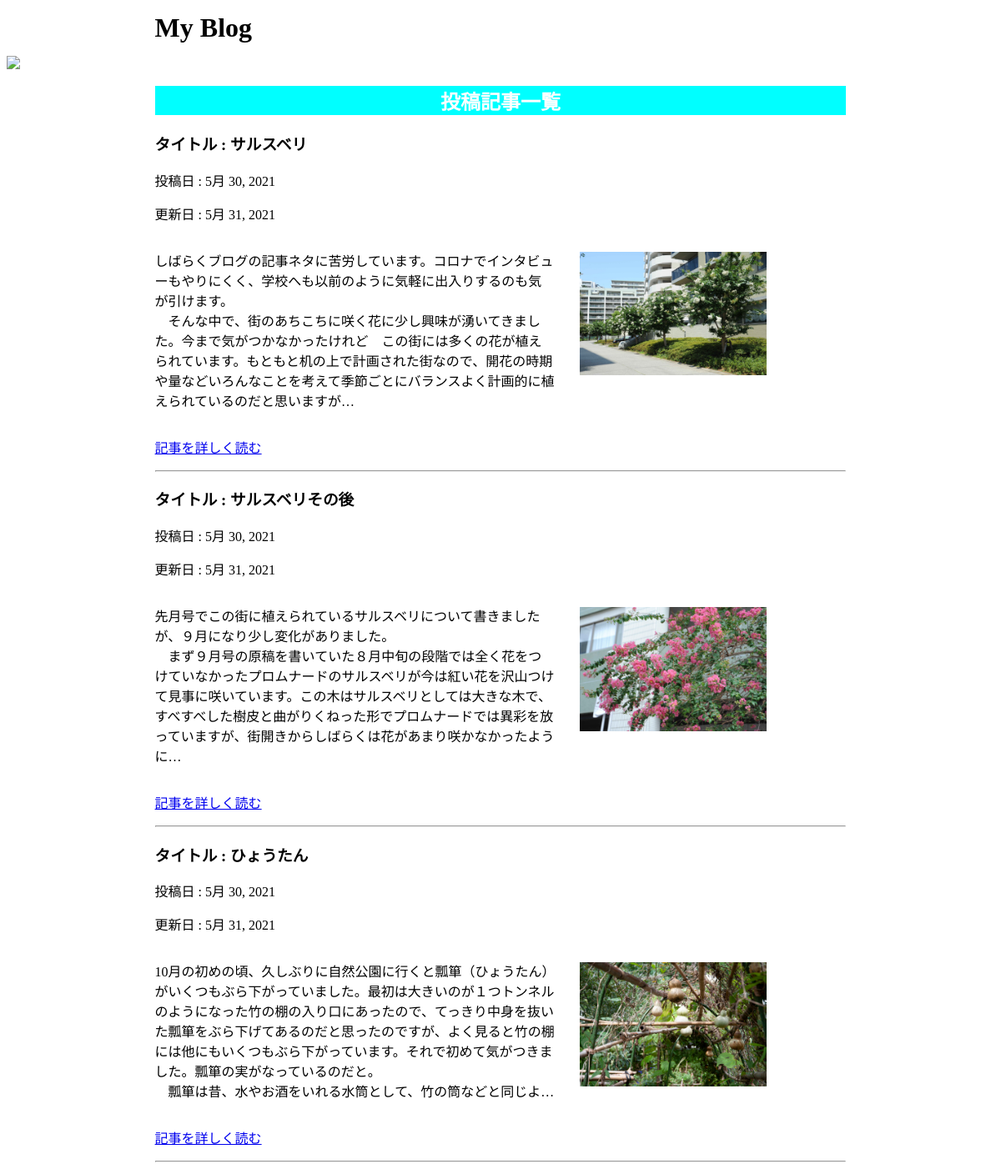
Screenshot of /blog/ with the database file from the repository.
### blog/models.py (models this page shows, shortened)
class Post(models.Model):
    title = models.CharField(max_length=40)
    text = models.TextField()
    image = models.ImageField(null = True , upload_to = "media/images/")
    posted_at = models.DateField()
    updated_at = models.DateField()

### blog/views.py (the view)
# urls.py: path("", views.index, name="index"),
def index(request):
    posts = Post.objects.all()
    params = {
        "posts":posts,
    }
    return render(request , "blog/index.html" , params)

### blog/templates/blog/index.html (shortened to what this page needs)
{% load static %}
<!DOCTYPE html>
<html lang="ja">
<head>
    <link rel="stylesheet" href="{% static 'blog/css/style.css' %}">
</head>
<body>
    <h1>My Blog</h1>
    <img src="{% static 'blog/images/TopPhoto.jpg' %}">
    <div class="container">
        <h2>投稿記事一覧</h2>
        {% for post in posts %}
        <div>
            <h3>タイトル : {{ post.title }}</h3>
            <p class="p1">投稿日 : {{ post.posted_at }}</p>
            <p class="p1">更新日 : {{ post.updated_at }}</p>
            <div class="post">
                <div class="post_text">{{ post.text|truncatechars:200|linebreaks }}</div>
                <div class="post_image"><br>
                    <img src="{{ post.image.url }}">
                </div>
            </div>
            <p class="p1"><a href="{% url 'detail' post.id %}">記事を詳しく読む</a></p>
            <hr />
        </div>
        {% endfor %}
    </div>
</body>
</html>

### blog/static/blog/css/style.css (style rules this page uses)
img { width: 100%; max-width: 1200px; margin: 0 auto 0 auto; display:block; }
.container { width: 70%; margin: 0 auto; }
h1 { font-size: 600; color: #000; width: 70%; margin: 15px auto 15px auto; }
h2 { color: #fff; text-align: center; background-color: aqua; }
.post { display: grid; grid-template-columns: 3fr 2fr; gap: 0 30px; }
.post_image { width: 70%; }

### rows the page displays
Post: title "サルスベリ", posted_at "5月 30, 2021", updated_at "5月 31, 2021", text "しばらくブログの記事ネタに苦労しています。コロナでインタビューもやりにくく、学校へも以前のように気軽に出入りするのも気が引けます。 そんな中で、街のあちこちに咲く花に少し興味が湧いてきました。今まで気がつかなかったけれど この街には多くの花が植えられています。もともと机の上で計画された街なので、開花の時期や量などいろんなことを考えて季節ごとにバランスよく計画的に植えられているのだと思いますが…", image (picture)
Post: title "サルスベリその後", posted_at "5月 30, 2021", updated_at "5月 31, 2021", text "先月号でこの街に植えられているサルスベリについて書きましたが、９月になり少し変化がありました。 まず９月号の原稿を書いていた８月中旬の段階では全く花をつけていなかったプロムナードのサルスベリが今は紅い花を沢山つけて見事に咲いています。この木はサルスベリとしては大きな木で、すべすべした樹皮と曲がりくねった形でプロムナードでは異彩を放っていますが、街開きからしばらくは花があまり咲かなかったように…", image (picture)
Post: title "ひょうたん", posted_at "5月 30, 2021", updated_at "5月 31, 2021", text "10月の初めの頃、久しぶりに自然公園に行くと瓢箪（ひょうたん）がいくつもぶら下がっていました。最初は大きいのが１つトンネルのようになった竹の棚の入り口にあったので、てっきり中身を抜いた瓢箪をぶら下げてあるのだと思ったのですが、よく見ると竹の棚には他にもいくつもぶら下がっています。それで初めて気がつきました。瓢箪の実がなっているのだと。 瓢箪は昔、水やお酒をいれる水筒として、竹の筒などと同じよ…", image (picture)
